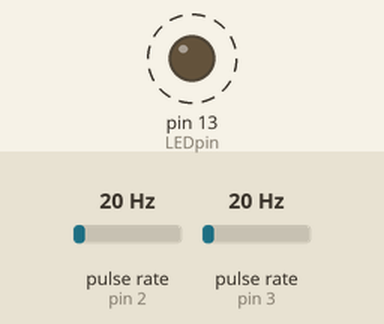
Recording of a sketch running on a simulated Arduino Uno, built with avr-gcc and run on an emulated ATmega328P. On the bench: output pins drawn as LEDs (lit = HIGH). Wiring (inferred from the names in the program): 2 × pulse sensor: data pin 2 / data pin 3. Dashed ring = blinking. Inputs (shaded band) come from the test bench; at power-on: pulse rate (sensors on pin 2, pin 3) 20 Hz. What the sketch prints to the serial monitor is not drawn.

Above: at 0.42 s.
Timing chart, 0 to 3.4 s (numbered marks = the images above):
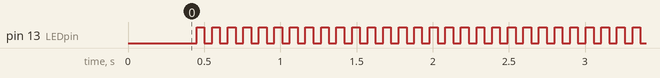

Measured:
- by itself, pin 13 (LEDpin): alternates HIGH for 0.05 s and LOW for 0.05 s

The sketch:

rpm-sensing.ino
```cpp
// For function sprintf
#include <stdio.h>

// Variables to collect RPM sensors rising:
volatile unsigned int front1Ticker = 0;
volatile unsigned int front2Ticker = 0;
volatile unsigned int rear1Ticker = 0;
volatile unsigned int rear2Ticker = 0;

// Variables used to store calculated RPM values:
volatile unsigned int frontRPM = 0;
volatile unsigned int rearRPM = 0;

// Count of magnetic poles on the RPM sensor:
float magnetPoles = 12.0;

// Pins for the RPM Sensor
int frontRPM1pin = 2;
int frontRPM2pin = 3;
int rearRPM1pin = 18;
int rearRPM2pin = 19;

// Set up the built-in LED:
int LEDpin = LED_BUILTIN;
bool ledState = true;

// Time related variables to trigger RPM calculations:
unsigned long t_step = 50;
unsigned long currentTime = millis();
static long previousTime = millis();

// Time step to print to serial:
unsigned long t_print = 1000;
static long printTime = millis();

// Debug variables:
unsigned long loopCount = 0;
char tbs[22];

void setup() {
    // Start the serial bus and pause:
    Serial.begin(115200);
    delay(400);

    // Set up the built-in LED:
    pinMode(LEDpin, OUTPUT);
    digitalWrite(LEDpin, ledState);

    // Set up the RPM Sensors:
    pinMode(frontRPM1pin, INPUT_PULLUP);
    attachInterrupt(digitalPinToInterrupt(frontRPM1pin), frontRPM1_Interupt, CHANGE);
    pinMode(frontRPM2pin, INPUT_PULLUP);
    attachInterrupt(digitalPinToInterrupt(frontRPM2pin), frontRPM2_Interupt, CHANGE);
    pinMode(rearRPM1pin, INPUT_PULLUP);
    attachInterrupt(digitalPinToInterrupt(rearRPM1pin), rearRPM1_Interupt, CHANGE);
    pinMode(rearRPM2pin, INPUT_PULLUP);
    attachInterrupt(digitalPinToInterrupt(rearRPM2pin), rearRPM2_Interupt, CHANGE);
}

void loop() {
    currentTime = millis();
    if ( currentTime - previousTime > t_step ) {
        frontRPM = ((front1Ticker + front2Ticker)/magnetPoles)*(1000.0/(currentTime - previousTime))*60.0;
        front1Ticker = 0;
        front2Ticker = 0;

        rearRPM = ((rear1Ticker + rear2Ticker)/magnetPoles)*(1000.0/(currentTime - previousTime))*60.0;
        rear1Ticker = 0;
        rear2Ticker = 0;

        loopCount++;
        ledState = !ledState;
        digitalWrite(LEDpin, ledState);
        previousTime = millis();
    }

    if ( currentTime - printTime > t_print )  {
        sprintf(tbs, "F: %06d | R: %06d\n", frontRPM, rearRPM);
        Serial.print(tbs);
        printTime = millis();
    }
}

void frontRPM1_Interupt() {
  front1Ticker++;
}

void frontRPM2_Interupt() {
  front2Ticker++;
}

void rearRPM1_Interupt() {
  rear1Ticker++;
}

void rearRPM2_Interupt() {
  rear2Ticker++;
}
```
